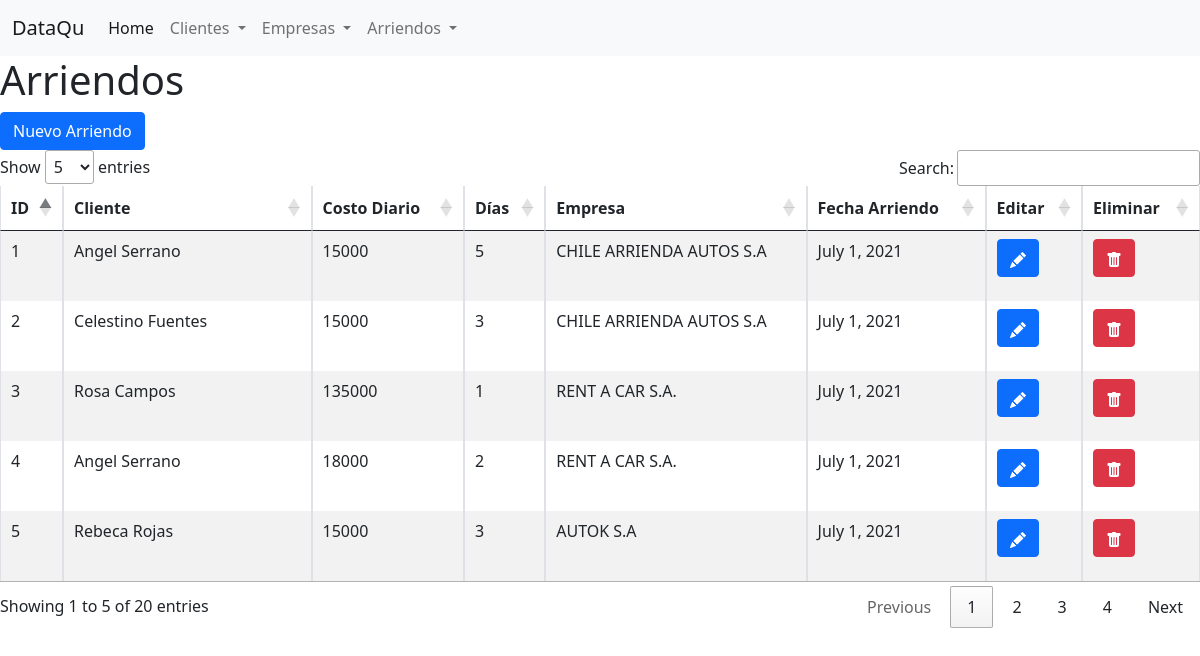
The app's page /arriendos/ with its own data.
### arriendos/models.py (models this page shows, shortened)
class Arriendo(models.Model):
    cliente = models.ForeignKey(Cliente, on_delete=models.CASCADE)
    empresa = models.ForeignKey(Empresa, on_delete=models.CASCADE)
    costo_diario = models.IntegerField()
    dias = models.IntegerField()
    fecha_arriendo = models.DateField()

class Empresa(models.Model):
    nombre = models.CharField(max_length=40)

### arriendos/views.py (the view)
# urls.py: path('arriendos/',views.ListaArriendos,name='arriendos'),
def ListaArriendos(request):
    arriendos = Arriendo.objects.all().order_by('-id')
    arriendos = [{
        'id': arr.id,
        'cliente': arr.cliente.nombre+' '+arr.cliente.apellido,
        'costo_diario': arr.costo_diario,
        'dias': arr.dias,
        'fecha_arriendo': arr.fecha_arriendo,
        'empresa': arr.empresa.nombre
    } for arr in arriendos]
    context={
        "data":arriendos
    }
    return render(request,'arriendos.html',context)

### arriendos/templates/arriendos.html (shortened to what this page needs)
{% extends './base.html' %}
{% block content %}
<h1>Arriendos</h1>
<span>
    <a href="../newarriendo" class="btn btn-primary">Nuevo Arriendo</a>
</span>
<div class="table-responsive">
<table id="example" class="table table-striped table-bordered" width="100%" >
    <thead>
        <tr>
            <th>ID</th>
            <th>Cliente</th>
            <th>Costo Diario</th>
            <th>Días</th>
            <th>Empresa</th>
            <th>Fecha Arriendo</th>
            <th>Editar</th>
            <th>Eliminar</th>
        </tr>
    </thead>
    <tbody>
    {% for elem in data %}
        <tr>
            <td> {{elem.id}}</td>
            <td> {{elem.cliente}}</td>
            <td> {{elem.costo_diario}}</td>
            <td> {{elem.dias}}</td>
            <td> {{elem.empresa}}</td>
            <td> {{elem.fecha_arriendo}}</td>
            <td><p data-placement="top" data-toggle="tooltip" title="Edit">
                <a href="/updarriendo/{{elem.id}}" class="btn btn-primary btn-xs" data-title="edit" data-toogle="modal" data-target="#edit">
                </a>
                </p>
            </td>
            <td>
                <p data-placement="top" data-toggle="tooltip" title="Delete">
                    <a href="/arriendo-delete/{{elem.id}}" class="btn btn-danger btn-xs" data-title="delete" data-toogle="modal" data-target="#delete">
                </a>
            </p>
            </td>
        </tr>
    {% endfor %}
    </tbody>
</table>
</div>
{% endblock %}

### records on screen
Arriendo: id "5", cliente "Rebeca Rojas", costo_diario "15000", dias "3", empresa "AUTOK S.A", fecha_arriendo "July 1, 2021"
Arriendo: id "4", cliente "Angel Serrano", costo_diario "18000", dias "2", empresa "RENT A CAR S.A.", fecha_arriendo "July 1, 2021"
Arriendo: id "3", cliente "Rosa Campos", costo_diario "135000", dias "1", empresa "RENT A CAR S.A.", fecha_arriendo "July 1, 2021"
Empresa: empresa "CHILE ARRIENDA AUTOS S.A"
Arriendo: fecha_arriendo "July 1, 2021"
Arriendo: id "1", cliente "Angel Serrano", costo_diario "15000", dias "5", empresa "CHILE ARRIENDA AUTOS S.A", fecha_arriendo "July 1, 2021"

### other values on screen
{{ elem.id }} "2"
{{ elem.cliente }} "Celestino Fuentes"
{{ elem.costo_diario }} "15000"
{{ elem.dias }} "3"
